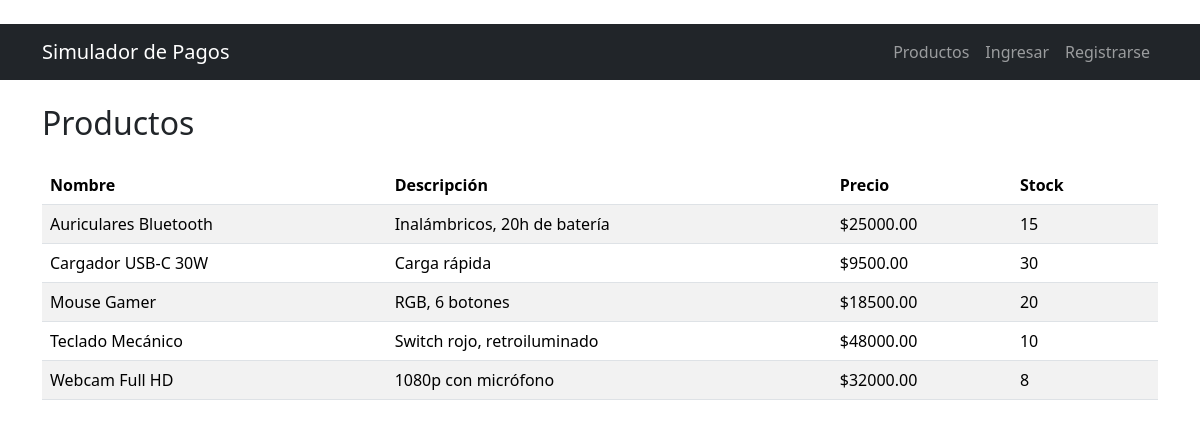
The app's page /productos/, older data.
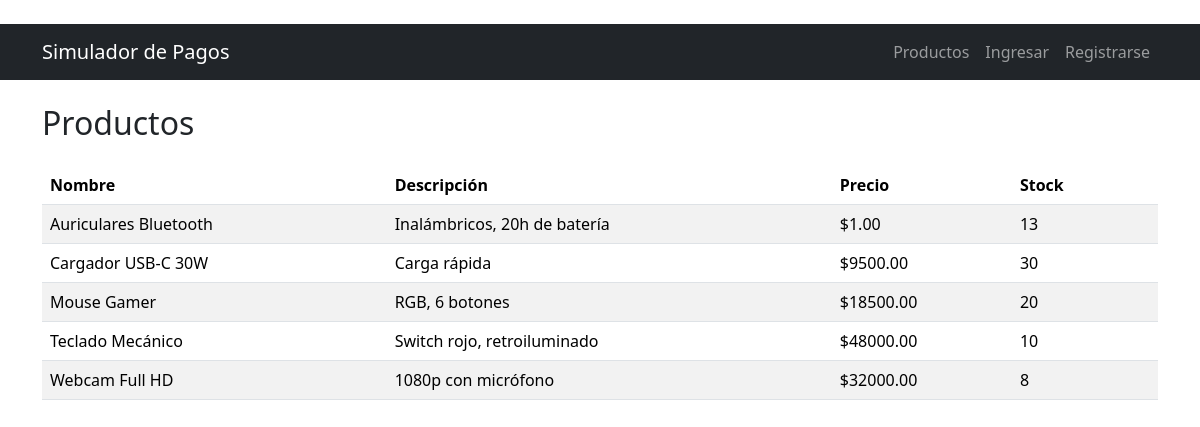
The same page, newer data.
### app/models.py (models this page shows)
class Producto(db.Model):
    __tablename__ = "productos"
    id = db.Column(db.Integer, primary_key=True)
    nombre = db.Column(db.String(100), nullable=False)
    descripcion = db.Column(db.Text)
    precio = db.Column(db.Numeric(10, 2), nullable=False)
    stock = db.Column(db.Integer, nullable=False, default=0)
    items = db.relationship("ItemPedido", back_populates="producto", lazy=True)

### app/routes/products.py (the view)
@products_bp.route("/")
def listar():
    productos = Producto.query.order_by(Producto.nombre).all()
    return render_template(
        "productos.html", productos=productos, form_eliminar=EliminarForm()
    )

### app/templates/productos.html (shortened to what this page needs)
﻿{% extends "base.html" %}
{% block content %}
<div class="d-flex justify-content-between align-items-center mb-3">
    <h2>Productos</h2>
</div>
<table class="table table-striped align-middle">
    <thead>
        <tr><th>Nombre</th><th>Descripción</th><th>Precio</th><th>Stock</th><th></th></tr>
    </thead>
    <tbody>
    {% for p in productos %}
        <tr>
            <td>{{ p.nombre }}</td>
            <td>{{ p.descripcion }}</td>
            <td>${{ "%.2f"|format(p.precio) }}</td>
            <td>{{ p.stock }}</td>
            <td class="text-end">
            </td>
        </tr>
    {% else %}
        <tr><td colspan="5" class="text-center text-muted">No hay productos cargados.</td></tr>
    {% endfor %}
    </tbody>
</table>
{% endblock %}

### app/templates/base.html (shortened to what this page needs)
﻿<!DOCTYPE html>
<html lang="es">
<head>
    <link href="https://cdn.jsdelivr.net/npm/bootstrap@5.3.3/dist/css/bootstrap.min.css" rel="stylesheet">
</head>
<body>
<nav class="navbar navbar-expand navbar-dark bg-dark mb-4">
    <div class="container">
        <a class="navbar-brand" href="{{ url_for('index') }}">Simulador de Pagos</a>
        <div class="navbar-nav ms-auto">
            <a class="nav-link" href="{{ url_for('products.listar') }}">Productos</a>
            {% if current_user.is_authenticated %}
                <a class="nav-link" href="{{ url_for('orders.carrito') }}">Carrito</a>
                <a class="nav-link" href="{{ url_for('orders.listar') }}">Mis pedidos</a>
                <a class="nav-link" href="{{ url_for('payments.listar') }}">Mis pagos</a>
                <span class="navbar-text mx-3">Hola, {{ current_user.nombre }}</span>
                <a class="nav-link" href="{{ url_for('auth.logout') }}">Salir</a>
            {% else %}
                <a class="nav-link" href="{{ url_for('auth.login') }}">Ingresar</a>
                <a class="nav-link" href="{{ url_for('auth.registro') }}">Registrarse</a>
            {% endif %}
        </div>
    </div>
</nav>
<div class="container">
    {% block content %}{% endblock %}
</div>
</body>
</html>

Row changes from the older to the newer data that the page shows:
changed Producto "Auriculares Bluetooth": precio "25000.00" → "1.00"; stock "15" → "13"
